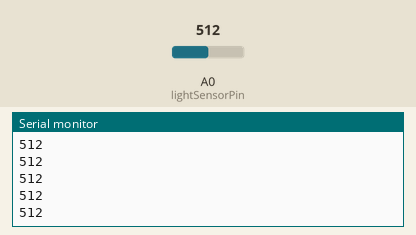
A sketch run on a simulated Arduino Uno, built with avr-gcc and run on an emulated ATmega328P. On the bench: the last lines printed to the serial monitor. The test bench sets the inputs (shaded band); at power-on: A0 (lightSensorPin) = 512.

Above: at 1.2 s.
1.3 s: A0 (lightSensorPin) set to 716
At 1.31 s:
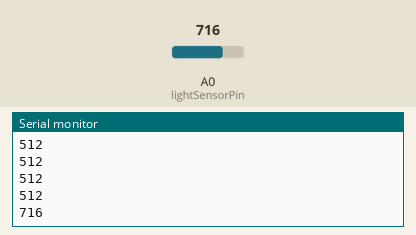
2.8 s: A0 (lightSensorPin) set to 900
At 2.81 s:
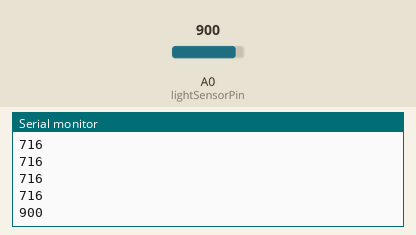
Timing chart, 0 to 5.8 s (numbered marks = the images above; inputs shaded):
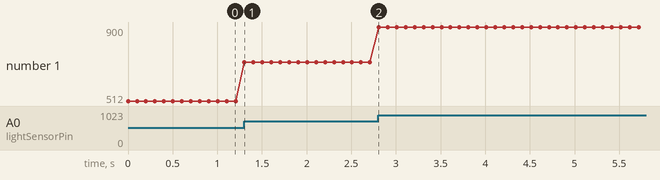

Measured:
- after the input at 1.3 s, the serial monitor: prints a new line at once (image 1)
- after the input at 2.8 s, the serial monitor: prints a new line at once (image 2)
- plotted number 1: 512 → 716 after the input at 1.3 s, 716 → 900 after the input at 2.8 s

The sketch:

MWE_Ch09_XBeeArduino.ino
```cpp
/*
Make: Wearable Electronics
 XBee Arduino example
 */

// initialize variables
int lightSensorPin = A0;
int lightSensorValue = 0;

void setup() {
  // initialize serial communication
  Serial.begin(9600);
}

void loop() {
  // read the light sensor value
  int lightSensorValue = analogRead(lightSensorPin);
  // print the value of the light sensor
  Serial.println(lightSensorValue);
  delay(100);
}
```
